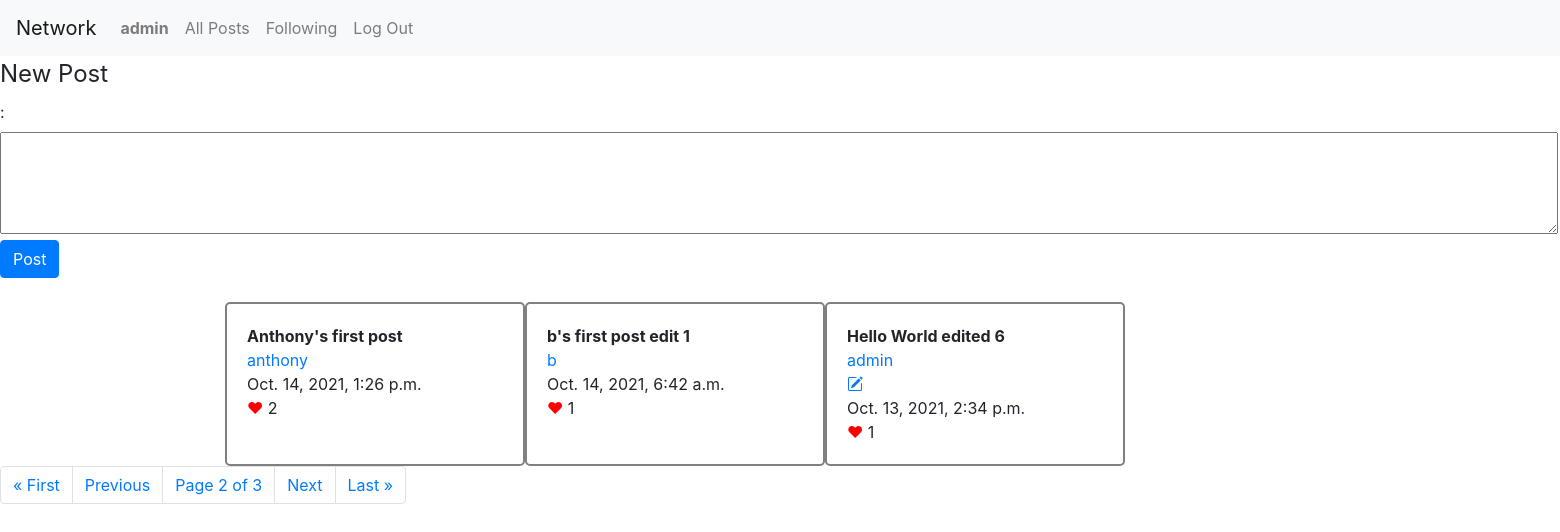
/?page=2 (signed in), run on the app's committed database.
### network/models.py (models this page shows, shortened)
class User(AbstractUser):
    followers = models.ManyToManyField("User", blank=True, related_name="following")
    profile = models.TextField(max_length=256)

class Post(models.Model):
    user = models.ForeignKey("User", on_delete=models.CASCADE, related_name="posts")
    content = models.TextField(blank=False)
    timestamp = models.DateTimeField(auto_now_add=True)
    likers = models.ManyToManyField("User", related_name="like_posts")
    def likes(self):
        return len(self.likers.all())

### network/views.py (the view)
# urls.py: path("", views.index, name="index"),
def index(request, scope=''):
    if scope == 0:
        return index(request, request.user.id)
    temp = {}
    if scope == 'following':
        post_list = Post.objects.filter(user__in=request.user.following.all())
    elif scope == '':
        post_list = Post.objects.all()
    else:
        post_list = Post.objects.filter(user=User.objects.get(id=scope))
        temp['looking_user'] = User.objects.get(id=scope)
        temp['follow_btn'] = "Unfollow" if temp['looking_user'].followed_by(request.user) else "Follow"
    post_list = post_list.order_by("-timestamp").all()
    paginator = Paginator(post_list, 3)
    page_obj = paginator.get_page(request.GET.get('page'))
    temp['post_form'] = PostForm().as_table()
    temp['page_obj'] = page_obj
    return render(request, "network/index.html", temp)

### network/templates/network/index.html (shortened to what this page needs)
{% extends "network/layout.html" %}
{% load static %}
{% block body %}
    {% if looking_user != None %}
        <div id="looking-user">
            <strong>{{ looking_user.username }}</strong><br>
            User Profile:
            {% if looking_user.username == user.username %}
                <a id='user-profile-edit-link' href='javascript:;'><i class="bi-pencil-square"></i></a>
                <a id='user-profile-save' href='javascript:;', style="display: none;"><i class="bi-save"></i></a>
            {% endif %}
            <br>
            <span id="user-profile">{{ looking_user.profile }}</span>
            <textarea id='user-profile-edit' rows="3", style="display: none;">{{ looking_user.profile }}</textarea><br>
            {% if user.is_authenticated %}
                {% if looking_user.username != user.username %}
                    <button class="follow-{{ looking_user.username }}" data-user='{{ looking_user.username }}'>{{ follow_btn }}</button><br>
                {% endif %}
            {% endif %}
        </div>
    {% else %}
        {% if user.is_authenticated %}
        <div id="new-post-area">
            <form>
                <fieldset>
                    <legend>New Post</legend>
                    {{ post_form }}<br>
                    <input type="submit" class="btn btn-primary" value="Post" id="btn-post">
                </fieldset>
            </form><br>
        </div>
        {% endif %}
    {% endif %}
    <div id="all-posts" class="container">
        {% for post in page_obj %}
        <div class='div-post'>
            <b id='content-{{ post.id }}' data-id='{{ post.id }}'>{{ post.content }}</b>
            <br>
            <a class='user-{{ post.user }}' data-user='{{ post.user }}' href="{% url 'user' scope=post.user.id %}">{{ post.user }}</a><br>
            {% if post.user.username == user.username %}
                <a id='edit-{{ post.id }}' data-id='{{ post.id }}' href='javascript:;'><i class="bi-pencil-square"></i></a>
                <a id='save-{{ post.id }}' data-id='{{ post.id }}' href='javascript:;' style="display: none;"></a><br>
            {% endif %}
            {{ post.timestamp }}<br>
            <a id='like-{{ post.id }}' data-id='{{ post.id }}' href='javascript:;' style="color: red;">&hearts;</a> <span id='like-num-{{ post.id }}'>{{ post.likes }}</span>
        </div>
        <br>
        {% endfor %}
    </div>
    <div class="pagination">
        <nav aria-label="step-links">
            <ul class="pagination">
                {% if page_obj.has_previous %}
                    <li class="page-item">
                        <a class="page-link" href="?page=1">&laquo; First</a>
                    </li>
                    <li class="page-item">
                        <a class="page-link" href="?page={{ page_obj.previous_page_number }}">Previous</a>
                    </li>
                {% else %}
                    <li class="page-item disabled">
                        <a class="page-link" href="#" tabindex="-1" aria-disabled="true">Previous</a>
                    </li>
                {% endif %}
                <span class="page-link">
                    Page {{ page_obj.number }} of {{ page_obj.paginator.num_pages }}
                </span>
                {% if page_obj.has_next %}
                    <li class="page-item"><a class="page-link" href="?page={{ page_obj.next_page_number }}">Next</a></li>
                    <li class="page-item"><a class="page-link" href="?page={{ page_obj.paginator.num_pages }}">Last &raquo;</a></li>
                {% else %}
                    <li class="page-item disabled">
                        <a class="page-link" href="#" tabindex="1" aria-disabled="true">Next</a>
                    </li>
                {% endif %}
            </ul>
        </nav>
    </div>
{% endblock %}

### network/templates/network/layout.html (shortened to what this page needs)
{% load static %}
<!DOCTYPE html>
<html lang="en">
    <head>
        <link rel="stylesheet" href="https://stackpath.bootstrapcdn.com/bootstrap/4.4.1/css/bootstrap.min.css">
        <link href="{% static 'network/styles.css' %}" rel="stylesheet">
    </head>
    <body>
        <nav class="navbar navbar-expand-lg navbar-light bg-light">
            <a class="navbar-brand" href="{% url 'index' %}">Network</a>
            <div>
              <ul class="navbar-nav mr-auto">
                {% if user.is_authenticated %}
                    <li class="nav-item">
                        <a class="nav-link" href="{% url 'user' scope=0 %}"><strong>{{ user.username }}</strong></a>
                    </li>
                {% endif %}
                <li class="nav-item">
                  <a class="nav-link" href="{% url 'index' %}">All Posts</a>
                </li>
                {% if user.is_authenticated %}
                    <li class="nav-item">
                        <a class="nav-link" href="{% url 'following' %}" id="following_posts">Following</a>
                    </li>
                    <li class="nav-item">
                        <a class="nav-link" href="{% url 'logout' %}">Log Out</a>
                    </li>
                {% endif %}
              </ul>
            </div>
          </nav>
        <div class="body">
            {% block body %}
            {% endblock %}
        </div>
    </body>
</html>

### network/static/network/styles.css (style rules this page uses)
.container { display: flex; flex-wrap: wrap }
.container > div { width: 300px; border: 2px solid gray; border-radius: 5px; padding: 20px; }
.pagination { text-align: center; }

### data on the page
User: username "admin"
Post: content "Anthony's first post", user "anthony", timestamp "Oct. 14, 2021, 1:26 p.m.", likes "2"
Post: content "b's first post edit 1", user "b", timestamp "Oct. 14, 2021, 6:42 a.m.", likes "1"
Post: content "Hello World edited 6", user "admin", timestamp "Oct. 13, 2021, 2:34 p.m.", likes "1"

### other printed values
{{ page_obj.number }} "2"
{{ page_obj.paginator.num_pages }} "3"
